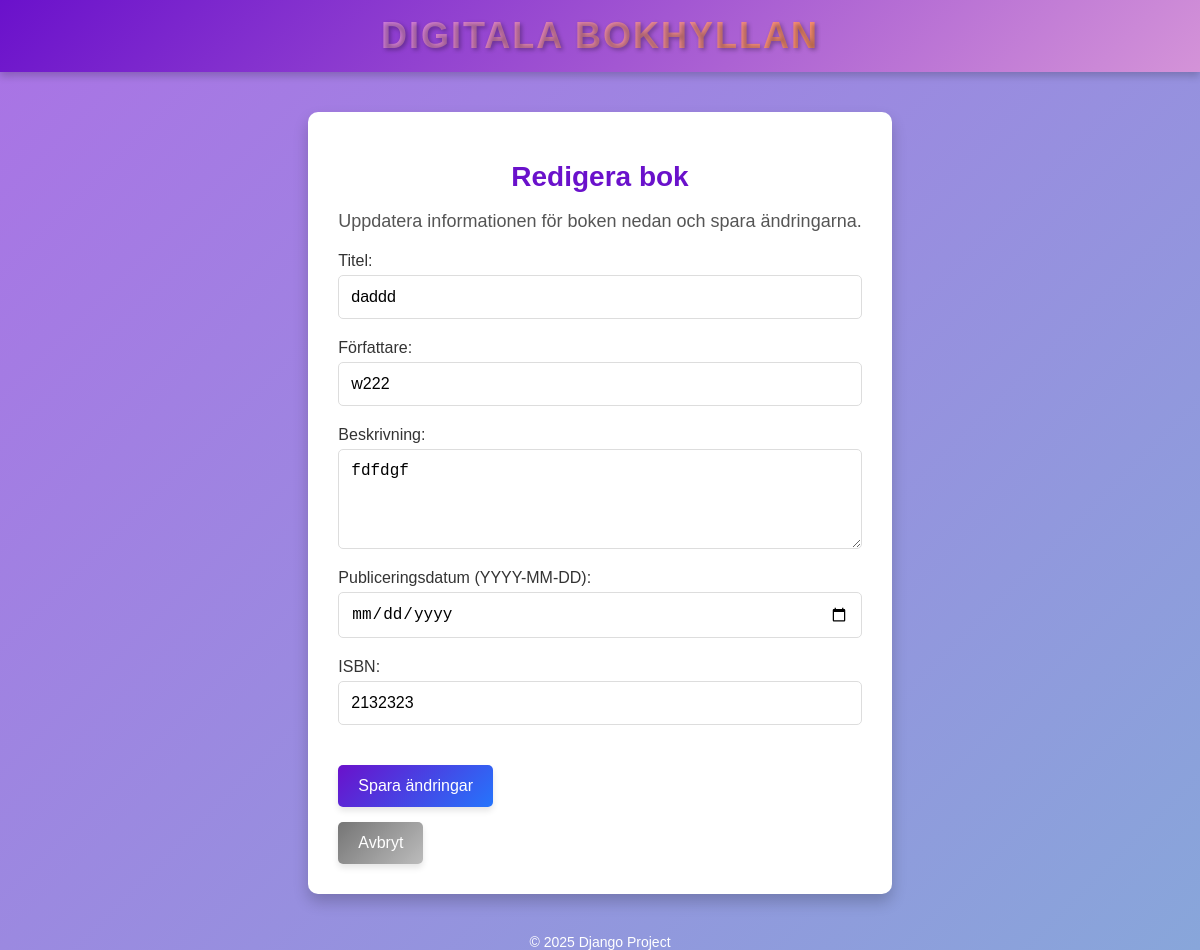
/books/edit/2/, run on an earlier commit of the app's database.
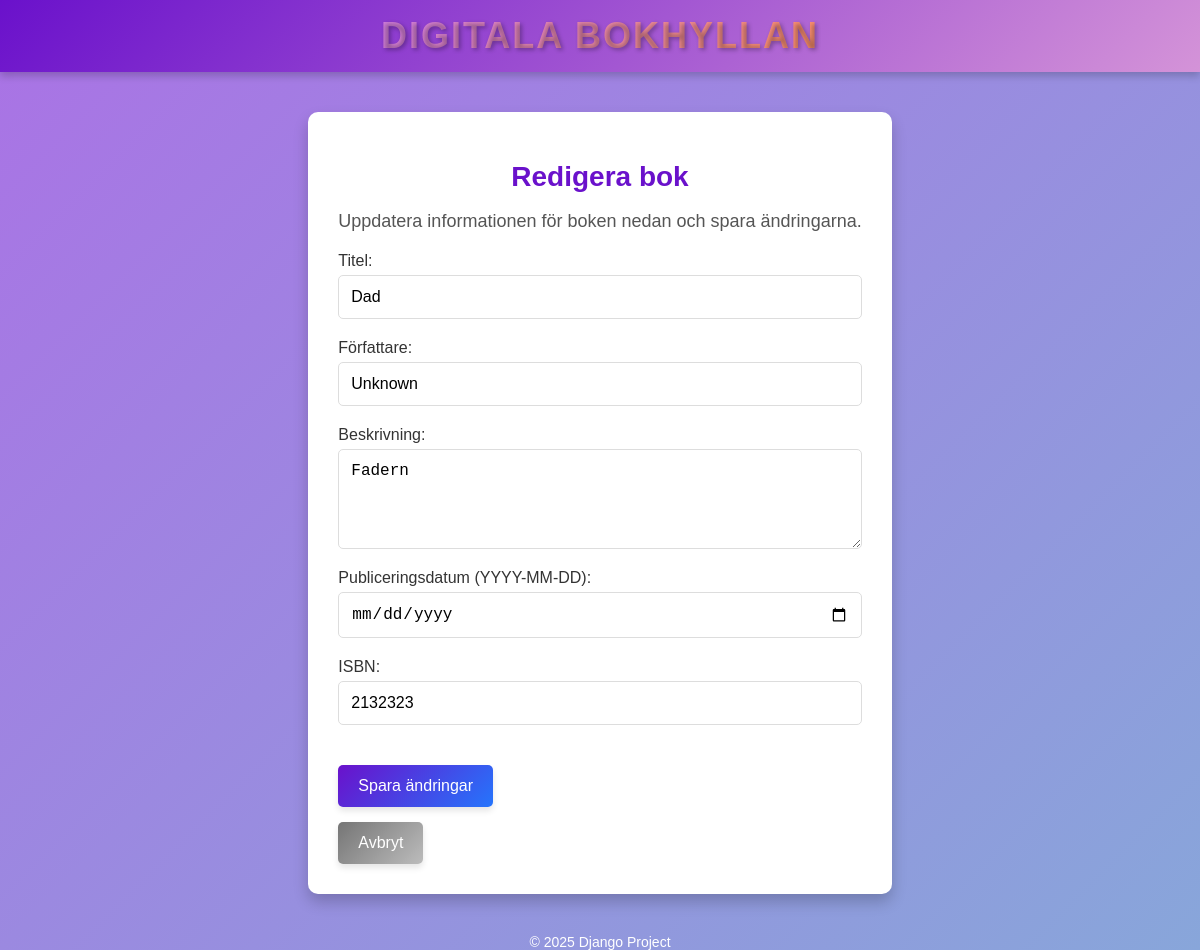
And on a later commit of the database.
### books/models.py (models this page shows, shortened)
class Book(models.Model):
    title = models.CharField(max_length=200)
    author = models.CharField(max_length=100)
    description = models.TextField(blank=True, null=True)
    published_date = models.DateField()
    isbn = models.CharField(max_length=13, unique=True)
    created_at = models.DateTimeField(auto_now_add=True)
    updated_at = models.DateTimeField(auto_now=True)

### books/views.py (the view, shortened to what this page needs)
# urls.py: path('books/edit/<int:pk>/', edit_book, name='edit-book'),  # Redigera en bok
def edit_book(request, pk):
    book = get_object_or_404(Book, pk=pk)  # Hämta boken eller visa 404
    return render(request, 'books/edit_book.html', {'book': book})

### books/templates/books/edit_book.html (shortened to what this page needs)
{% extends 'books/base.html' %}
{% block content %}
<div class="edit-book-container">
    <h1 class="main-title">Redigera bok</h1>
    <p class="description">Uppdatera informationen för boken nedan och spara ändringarna.</p>
    <form method="post" class="book-form">
        <div class="form-group">
            <label for="title">Titel:</label>
            <input type="text" name="title" id="title" value="{{ book.title }}" placeholder="Ange bokens titel" required>
        </div>
        <div class="form-group">
            <label for="author">Författare:</label>
            <input type="text" name="author" id="author" value="{{ book.author }}" placeholder="Ange författarens namn" required>
        </div>
        <div class="form-group">
            <label for="description">Beskrivning:</label>
            <textarea name="description" id="description" placeholder="Ange en kort beskrivning av boken">{{ book.description }}</textarea>
        </div>
        <div class="form-group">
            <label for="published_date">Publiceringsdatum (YYYY-MM-DD):</label>
            <input type="date" name="published_date" id="published_date" value="{{ book.published_date }}" required>
        </div>
        <div class="form-group">
            <label for="isbn">ISBN:</label>
            <input type="text" name="isbn" id="isbn" value="{{ book.isbn }}" placeholder="Ange ISBN-nummer" required>
        </div>
        <div class="button-group">
            <button type="submit" class="btn save-btn">Spara ändringar</button>
            <a href="{% url 'book-detail' pk=book.pk %}" class="btn cancel-btn">Avbryt</a>
        </div>
    </form>
</div>
{% endblock %}

What changed in the data, as far as the page shows it:
changed Book: title "daddd" → "Dad"; author "w222" → "Unknown"; description "fdfdgf" → "Fadern"
